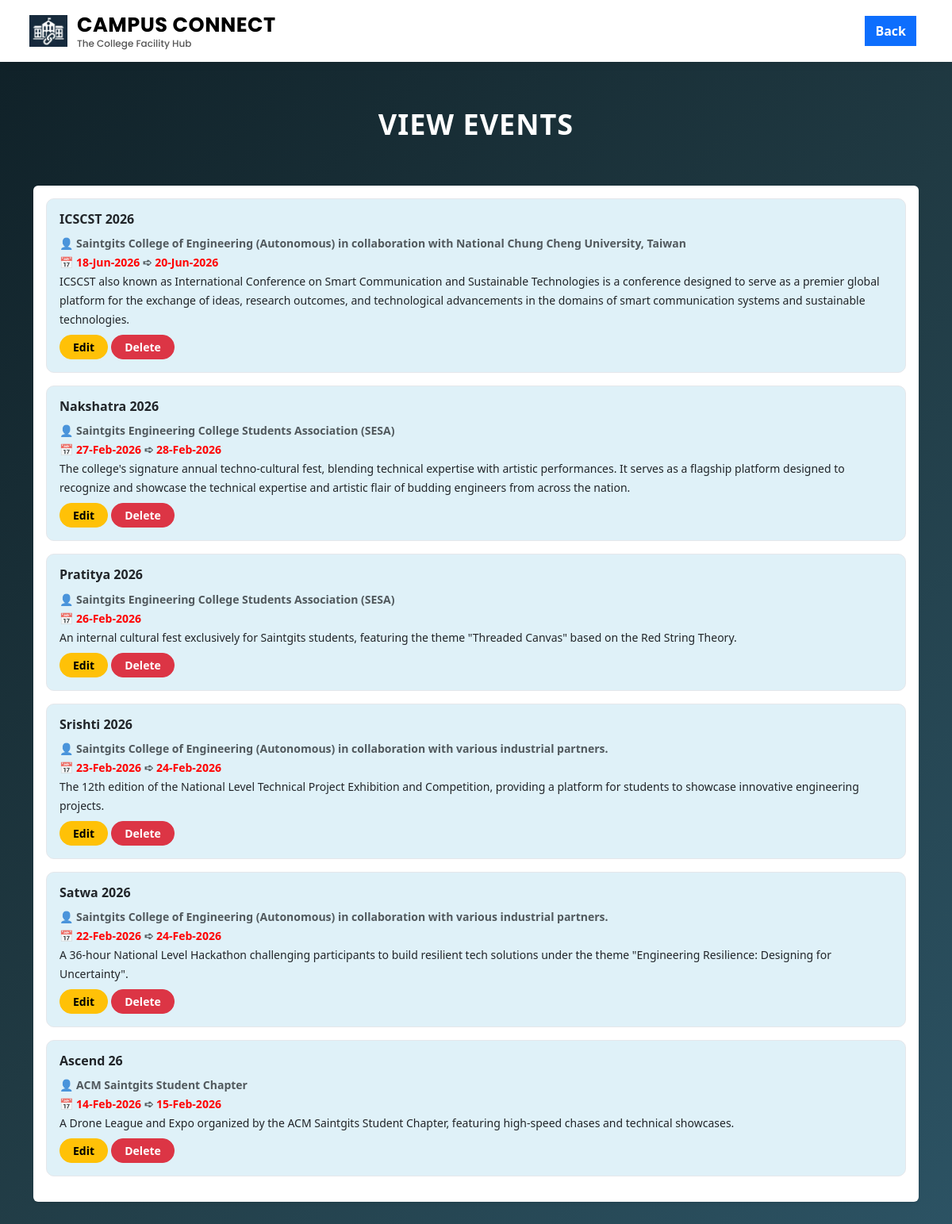
/admin/view_events (signed in), run on the app's committed database.
### tables this page shows
CREATE TABLE events (
        event_id INTEGER PRIMARY KEY AUTOINCREMENT,
        event_title TEXT NOT NULL,
        description TEXT NOT NULL,
        organizer TEXT NOT NULL,
        start_date TEXT NOT NULL,
        end_date TEXT NOT NULL
    );

### app.py (the view)
@app.route('/admin/view_events')
def admin_view_events():
    if 'user_id' not in session or session['role'] != 'admin':
        return redirect('/login')
    conn = get_connection()
    cursor = conn.cursor()
    cursor.execute("""
        SELECT *
        FROM events
        ORDER BY start_date DESC
    """)
    events = cursor.fetchall()
    formatted_events = []
    for e in events:
        e = dict(e)
        formatted_start = datetime.strptime(e['start_date'], "%Y-%m-%d").strftime("%d-%b-%Y")
        formatted_end = datetime.strptime(e['end_date'], "%Y-%m-%d").strftime("%d-%b-%Y")
        e['start_date'] = formatted_start
        e['end_date'] = formatted_end
        formatted_events.append(e)
    conn.close()
    return render_template("admin_view_events.html", events=formatted_events)

### app.py (called while the page is built)
def get_connection():
    conn = sqlite3.connect("campus_connect.db")
    conn.row_factory = sqlite3.Row
    conn.execute("PRAGMA foreign_keys = ON")  # 🔥 ensure cascade always works
    return conn

### templates/admin_view_events.html (shortened to what this page needs)
<!DOCTYPE html>
<html lang="en">
<head>
    <link href="https://cdn.jsdelivr.net/npm/bootstrap@5.3.2/dist/css/bootstrap.min.css" rel="stylesheet">
    <link rel="stylesheet" href="{{ url_for('static', filename='css/style.css') }}">
</head>
<body>
<nav class="navbar navbar-expand-lg navbar-light custom-navbar fixed-top">
    <div class="container-fluid">
        <div class="navbar-brand d-flex align-items-center" href="/">
            <img src="{{ url_for('static', filename='images/logo.png') }}" class="logo-img">
            <div class="brand-text">
                <span class="brand-title">CAMPUS CONNECT</span>
                <span class="brand-tagline">The College Facility Hub</span>
            </div>
        </div>
        <div class="ms-auto">
            <a href="{{ url_for('admin_manage_events') }}" class="btn btn-primary me-2"><b>Back</b></a>
        </div>
    </div>
</nav>
<div class="dashboard-title">
    <b>VIEW EVENTS</b>
</div>
<div class="container page-main" style="padding-bottom: 60px;">
    {% if events|length == 0 %}
    <div class="d-flex justify-content-center align-items-center" style="height:50vh">
        <p class="text-muted">No Events Added</p>
    </div>
    {% else %}
        <div class="card shadow-sm border-0 mt-4">
            <div class="card-body">
            {% for e in events %}
                <div class="booking-item mb-3 p-3">
                    <h6 class="fw-bold">{{ e.event_title }}</h6>
                    <small class="text-muted">
                        👤 <b>{{ e.organizer }}</b><br>
                        📅 <b>
                            {% if e.start_date == e.end_date %}
                                <font color="red">{{ e.start_date }}</font>
                            {% else %}
                                <font color="red">{{ e.start_date }}</font> ➪ <font color="red">{{ e.end_date }}</font>
                            {% endif %}
                        </b>
                    </small>
                    <div>
                        <small>{{ e.description }}</small>
                    </div>
                    <div class="mt-2">
                        <a href="{{ url_for('admin_edit_event', id=e.event_id) }}" class="btn btn-warning btn-sm pro-btn">
                            <b>Edit</b>
                        </a>
                        <button class="btn btn-danger btn-sm pro-btn" onclick="openDeleteModal('{{ url_for('delete_event', id=e.event_id) }}')">
                            <b>Delete</b>
                        </button>
                    </div>
                </div>
            {% endfor %}
            </div>
        </div>
    {% endif %}
</div>
</body>
</html>

### static/css/style.css (style rules this page uses)
body { margin: 0; padding: 0; font-family: 'Segoe UI', Tahoma, Geneva, Verdana, sans-serif; }
.custom-navbar { background-color: #ffffff; padding: 10px 25px; box-shadow: 0 2px 10px rgba(0, 0, 0, 0.08); z-index: 1000; }
.logo-img { width: 48px; height: 48px; object-fit: contain; margin-right: 12px; }
.brand-text { display: flex; flex-direction: column; line-height: 1.1; }
.brand-title { font-family: 'Poppins', sans-serif; font-size: 1.6rem; font-weight: 700; color: black; letter-spacing: 0.5px; }
.brand-tagline { font-size: 0.75rem; font-family: 'Poppins', sans-serif; font-weight: 500; color: #555; margin-top: 3px; }
.btn { border-radius: 0 !important; font-family: 'Segoe UI', Tahoma, Geneva, Verdana, sans-serif; }

### templates/admin_view_events.html (style rules this page uses)
body { font-family: 'Segoe UI', Tahoma, Geneva, Verdana, sans-serif; background: linear-gradient(135deg, #0f2027, #203a43, #2c5364); min-height: 100vh; color: white; }
.brand-title { font-family: 'Poppins', sans-serif; }
.brand-tagline { font-family: 'Poppins', sans-serif; }
.dashboard-title { font-weight: 700; font-size: 36px; text-align: center; margin-top: 130px; margin-bottom: 50px; letter-spacing: 1px; }
.booking-item { background: #dff1f8; border-radius: 10px; border: 1px solid #e5e7eb; transition: all .25s ease; }
.pro-btn { border-radius: 15px !important; padding: 4px 16px; }

### data on the page
events: event_title "ICSCST 2026", organizer "Saintgits College of Engineering (Autonomous) in collaboration with National Chung Cheng University, Taiwan", start_date "18-Jun-2026", end_date "20-Jun-2026", description "ICSCST also known as International Conference on Smart Communication and Sustainable Technologies is a conference designed to serve as a premier global platform for the exchange of ideas, research outcomes, and technological advancements in the domains of smart communication systems and sustainable technologies."
events: event_title "Nakshatra 2026", organizer "Saintgits Engineering College Students Association (SESA)", start_date "27-Feb-2026", end_date "28-Feb-2026", description "The college's signature annual techno-cultural fest, blending technical expertise with artistic performances. It serves as a flagship platform designed to recognize and showcase the technical expertise and artistic flair of budding engineers from across the nation."
events: event_title "Pratitya 2026", organizer "Saintgits Engineering College Students Association (SESA)", start_date "26-Feb-2026", description "An internal cultural fest exclusively for Saintgits students, featuring the theme \"Threaded Canvas\" based on the Red String Theory."
events: event_title "Srishti 2026", organizer "Saintgits College of Engineering (Autonomous) in collaboration with various industrial partners.", start_date "23-Feb-2026", end_date "24-Feb-2026", description "The 12th edition of the National Level Technical Project Exhibition and Competition, providing a platform for students to showcase innovative engineering projects."
events: event_title "Satwa 2026", organizer "Saintgits College of Engineering (Autonomous) in collaboration with various industrial partners.", start_date "22-Feb-2026", end_date "24-Feb-2026", description "A 36-hour National Level Hackathon challenging participants to build resilient tech solutions under the theme \"Engineering Resilience: Designing for Uncertainty\"."
events: event_title "Ascend 26", organizer "ACM Saintgits Student Chapter", start_date "14-Feb-2026", end_date "15-Feb-2026", description "A Drone League and Expo organized by the ACM Saintgits Student Chapter, featuring high-speed chases and technical showcases."
